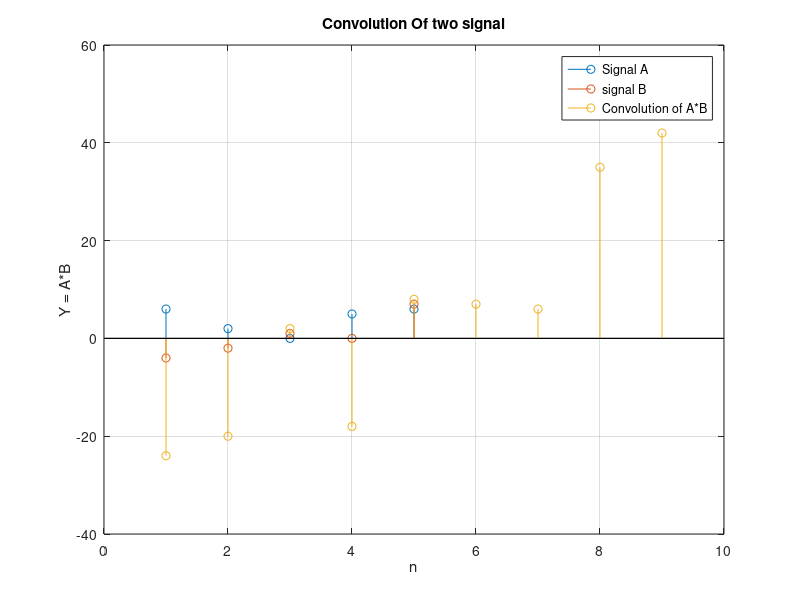

MATLAB code to generate this figure:
% Determine convolution of two sequences 
% A = {6, 2, 0, 5, 6} and B = {-4, -2, 1, 0, 7}
% Find the length of resultant sequence.

A = [6 2 0 5 6];
B = [-4 -2 1 0 7];
Y = conv(A,B);

stem(A);

hold on;

stem(B);

hold on;

stem(Y);

title('Convolution Of two signal');

xlabel('n');

ylabel('Y = A*B');

legend('Signal A', 'signal B', 'Convolution of A*B');

grid on;
